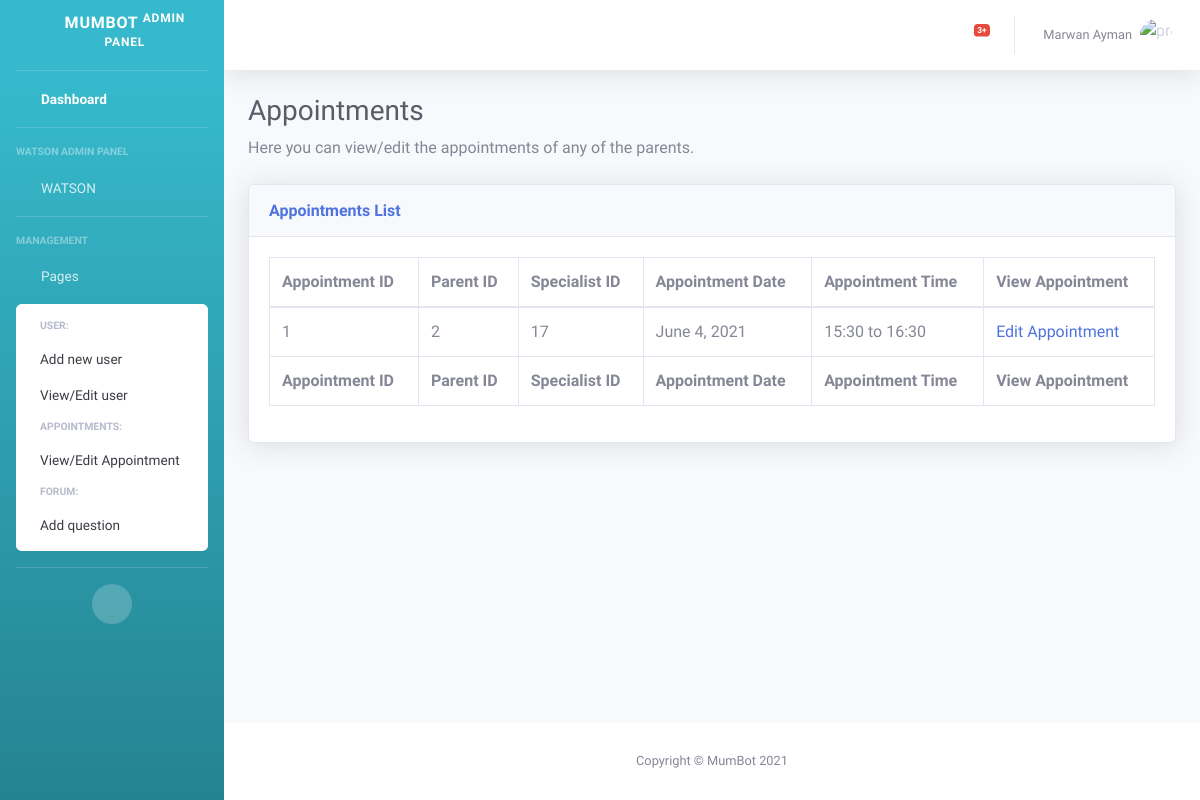
The page /grad/appointments.html (signed in) on the database as committed earlier.
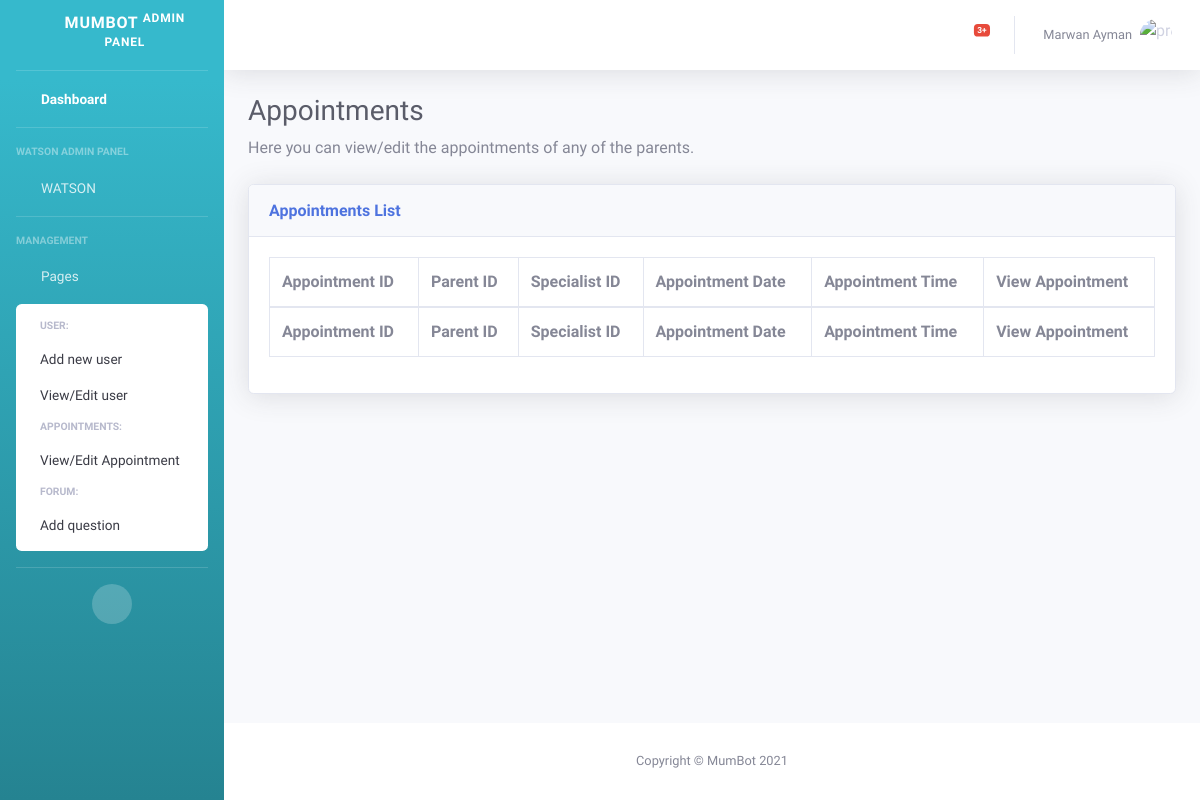
The same page on the database as committed later.
### grad/models.py (models this page shows, shortened)
class VideoSession(models.Model):
    parent_id = models.ForeignKey(
        Parent, on_delete=models.CASCADE, related_name="VideoSessions")
    video_price = models.FloatField(default=50)
    video_duration_in_minutes = models.IntegerField(default=60)
    video_slot = models.ForeignKey(Slots, on_delete=models.CASCADE, related_name="RelatedApp")

class User(models.Model):
    user_password = models.CharField(max_length=32)
    user_name = models.CharField(max_length=25)
    user_phone = models.CharField(max_length=15)
    user_email = models.EmailField(max_length=254)
    user_role = models.IntegerField()

class Slots(models.Model):
    schedule_specialist = models.ForeignKey(
        Specialist, on_delete=models.CASCADE)
    free_day = models.CharField(max_length=20, default="")
    slot_date = models.DateField(
        auto_now=False, auto_now_add=False, default="2000-01-01")
    slot_start_time = models.TimeField(auto_now=False, auto_now_add=False)
    slot_end_time = models.TimeField(auto_now=False, auto_now_add=False)
    slot_start_time_integer = models.IntegerField(default=0)
    booked = models.BooleanField(default=0)

### grad/views.py (the view)
# urls.py: path("appointments.html", views.appointments, name="appointments"),
def appointments(request):
    if not request.user.is_authenticated:
        messages.error(request, "You are not authorized to view this page!")
        return HttpResponseRedirect(reverse("login"))
    else:
        return render(request, "grad/appointments.html", {
            "appointments": VideoSession.objects.all(),
        })

### grad/models.py (called while the page is built)
    def __str__(self):
        return f"{self.id}"

    def __str__(self):
        return f"{self.id}"

### grad/templates/grad/appointments.html (shortened to what this page needs)
<!DOCTYPE html>
<html lang="en">
<head>
    {% load static %}
    <link href="{% static 'grad/vendor/fontawesome-free/css/all.min.css' %}" rel="stylesheet" type="text/css">
    <link href="{% static 'grad/css/sb-admin-2.min.css' %}" rel="stylesheet">
    <link href="{% static 'grad/vendor/datatables/dataTables.bootstrap4.min.css' %}" rel="stylesheet">
</head>
<body id="page-top">
    <div id="wrapper">
        {% include "grad/sidebar.html" %}
        <div id="content-wrapper" class="d-flex flex-column">
            <div id="content">
                {% include "grad/navbar.html" %}
                <div class="container-fluid">
                    <h1 class="h3 mb-2 text-gray-800">Appointments</h1>
                    <p class="mb-4">Here you can view/edit the appointments of any of the parents.</p>
                    <div class="card shadow mb-4">
                        <div class="card-header py-3">
                            <h6 class="m-0 font-weight-bold text-primary">Appointments List</h6>
                        </div>
                        <div class="card-body">
                            <div class="table-responsive">
                                <table class="table table-bordered table-hover" id="dataTable" width="100%"
                                    cellspacing="0">
                                    <thead>
                                        <tr>
                                            <th>Appointment ID</th>
                                            <th>Parent ID</th>
                                            <th>Specialist ID</th>
                                            <th>Appointment Date</th>
                                            <th>Appointment Time</th>
                                            <th>View Appointment</th>
                                        </tr>
                                    </thead>
                                    <tfoot>
                                        <tr>
                                            <th>Appointment ID</th>
                                            <th>Parent ID</th>
                                            <th>Specialist ID</th>
                                            <th>Appointment Date</th>
                                            <th>Appointment Time</th>
                                            <th>View Appointment</th>
                                        </tr>
                                    </tfoot>
                                    <tbody>
                                        {% for app in appointments %}
                                        <tr>
                                            <td>{{app.id}}</td>
                                            <td>{{app.parent_id}}</td>
                                            <td>{{app.video_slot.schedule_specialist}}</td>
                                            <td>{{app.video_slot.slot_date}}</td>
                                            <td>{{app.video_slot.slot_start_time|date:"H:i"}} to {{app.video_slot.slot_end_time|date:"H:i"}}</td>
                                            <td><a href="{% url 'editappointment' app.id %}">Edit Appointment</a></td>
                                        </tr>
                                        {% endfor %}
                                    </tbody>
                                </table>
                            </div>
                        </div>
                    </div>
                </div>
            </div>
            <footer class="sticky-footer bg-white">
                <div class="container my-auto">
                    <div class="copyright text-center my-auto">
                        <span>Copyright &copy; MumBot 2021</span>
                    </div>
                </div>
            </footer>
        </div>
    </div>
</body>
</html>

Rows that differ between the two databases and show on the page:
removed VideoSession: id "1", parent_id "2", video_slot.schedule_specialist "17", video_slot.slot_date "June 4, 2021", video_slot.slot_start_time "15:30", video_slot.slot_end_time "16:30"
